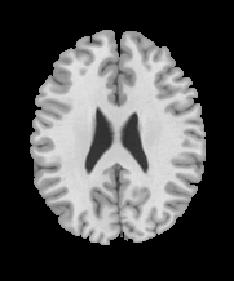
%> input picture AffineTransformation/tt07_25.tiff, 234 x 281 px
$ octave Affine_20160615.m   (GNU Octave 9; MATLAB toolbox functions it lacks are replaced by stand-ins)
%> lines starting %> are read from the running program, lines starting %| are printed output that depends on the picture
%% Find Image Rotation and Scale Using Automated Feature Matching
% This example shows how to automatically determine the geometric
% transformation between a pair of images. When one image is distorted
% relative to another by rotation and scale, use |detectSURFFeatures| and
% |estimateGeometricTransform| to find the rotation angle and scale factor.
% You can then transform the distorted image to recover the original image.

% Copyright 1993-2007 The MathWorks, Inc.

%% Step 1: Read Image
% Bring an image into the workspace.
original = rgb2gray(imread('tt07_25.tiff'));
%> original: size 281x234 uint8; min 0, max 231, mean 79.5

%% Step 2: Resize and Rotate the Image
distorted = rgb2gray(imread('tt07_25.png'));
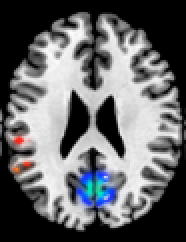
%> input picture AffineTransformation/tt07_25.png, 93 x 121 px (shown 2 times larger)
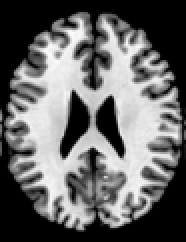
%> distorted: size 121x93 uint8 (shown 2 times larger); min 0, max 253, mean 102.1
% scale = 1.2;
% distorted = imresize(distorted, scale);
figure, imshowpair(original, distorted, 'montage');
%> after `imshowpair(original, distorted, 'montage')`:
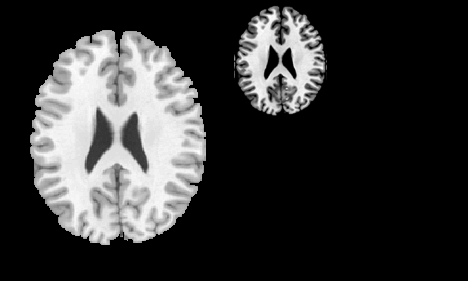
%> displayed picture: size 281x468, on the screen's scale of 0 to 255; min 0, max 255, mean 52.7
title('unregisted');
%%
% Note that there is a limit to the amount you can vary the scale
% before the feature detector fails to find enough features.

%% Step 3: Find Matching Features Between Images
% Detect features in both images.
%returns a SURFPoints object, points, containing information about SURF features detected in the 2-D grayscale input image I.
%The detectSURFFeatures function implements the Speeded-Up Robust Features (SURF) algorithm to find blob features.
%> (the run ends here)
